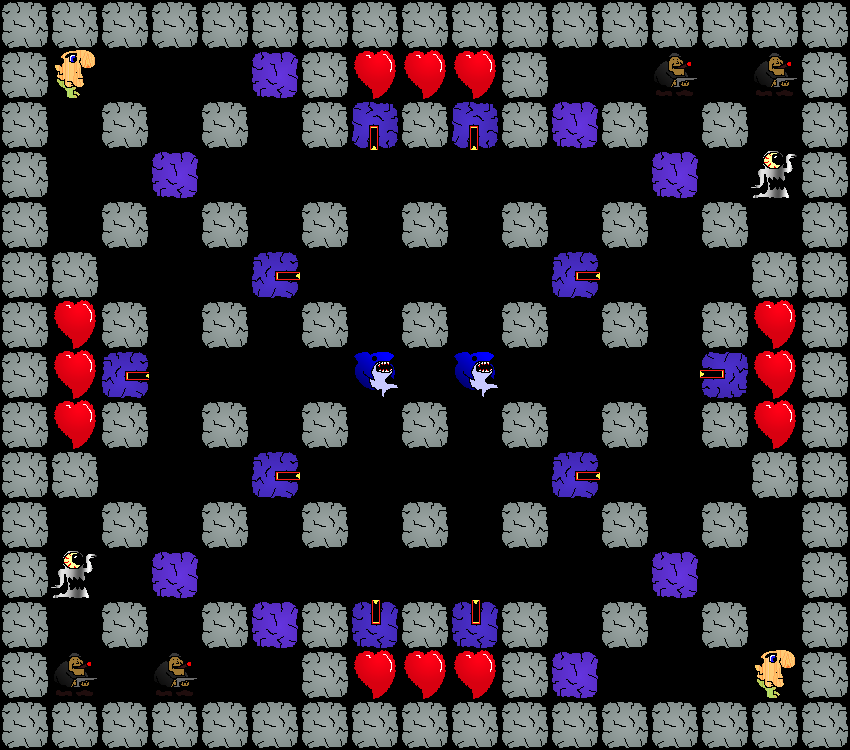

Tiled map render using the project's own tile images. Description and the map definition, with tile-layer contents summarised, below:
An orthogonal 17x15 tile map with 50x50 px tiles, 1 tile layer (Action).

<map version="1.0" orientation="orthogonal" width="17" height="15" tilewidth="50" tileheight="50">
 <tileset firstgid="1" name="Tiles" tilewidth="50" tileheight="50">
  <image source="Tileset2.png" width="256" height="256" />
  <tile id="0">
   <properties>
    <property name="Direction" value="kRight" />
    <property name="Type" value="Turret" />
   </properties>
  </tile>
  <tile id="1">
   <properties>
    <property name="Direction" value="kUp" />
    <property name="Type" value="Sentry" />
   </properties>
  </tile>
  <tile id="2">
   <properties>
    <property name="Type" value="BreakableBlock" />
   </properties>
  </tile>
  <tile id="3">
   <properties>
    <property name="Type" value="Block" />
   </properties>
  </tile>
  <tile id="5">
   <properties>
    <property name="Direction" value="kDown" />
    <property name="Type" value="Turret" />
   </properties>
  </tile>
  <tile id="6">
   <properties>
    <property name="Direction" value="kDown" />
    <property name="Type" value="Sentry" />
   </properties>
  </tile>
  <tile id="7">
   <properties>
    <property name="Type" value="Player" />
   </properties>
  </tile>
  <tile id="8">
   <properties>
    <property name="Type" value="Shark" />
   </properties>
  </tile>
  <tile id="10">
   <properties>
    <property name="Direction" value="kLeft" />
    <property name="Type" value="Turret" />
   </properties>
  </tile>
  <tile id="11">
   <properties>
    <property name="Direction" value="kRight" />
    <property name="Type" value="Sentry" />
   </properties>
  </tile>
  <tile id="12">
   <properties>
    <property name="Type" value="Ghost" />
   </properties>
  </tile>
  <tile id="13">
   <properties>
    <property name="Direction" value="Rotate" />
    <property name="Type" value="Turret" />
   </properties>
  </tile>
  <tile id="15">
   <properties>
    <property name="Direction" value="kUp" />
    <property name="Type" value="Turret" />
   </properties>
  </tile>
  <tile id="16">
   <properties>
    <property name="Direction" value="kLeft" />
    <property name="Type" value="Sentry" />
   </properties>
  </tile>
  <tile id="17">
   <properties>
    <property name="Type" value="Gangster" />
   </properties>
  </tile>
  <tile id="18">
   <properties>
    <property name="Type" value="FireLizard" />
   </properties>
  </tile>
  <tile id="20">
   <properties>
    <property name="Type" value="Soldier" />
   </properties>
  </tile>
  <tile id="21">
   <properties>
    <property name="Type" value="Heart" />
   </properties>
  </tile>
  <tile id="22">
   <properties>
    <property name="Type" value="StorBot" />
   </properties>
  </tile>
  <tile id="23">
   <properties>
    <property name="Direction" value="Rotate" />
    <property name="Type" value="Sentry" />
   </properties>
  </tile>
 </tileset>
 <layer name="Action" width="17" height="15">
  <properties>
   <property name="ColorValue0" value="0" />
   <property name="ColorValue1" value="128" />
   <property name="ColorValue2" value="128" />
   <property name="ColorValue3" value="100" />
  </properties>
  <data>[255 cells, 150 non-empty, 12 distinct tile ids]</data>
 </layer>
</map>
